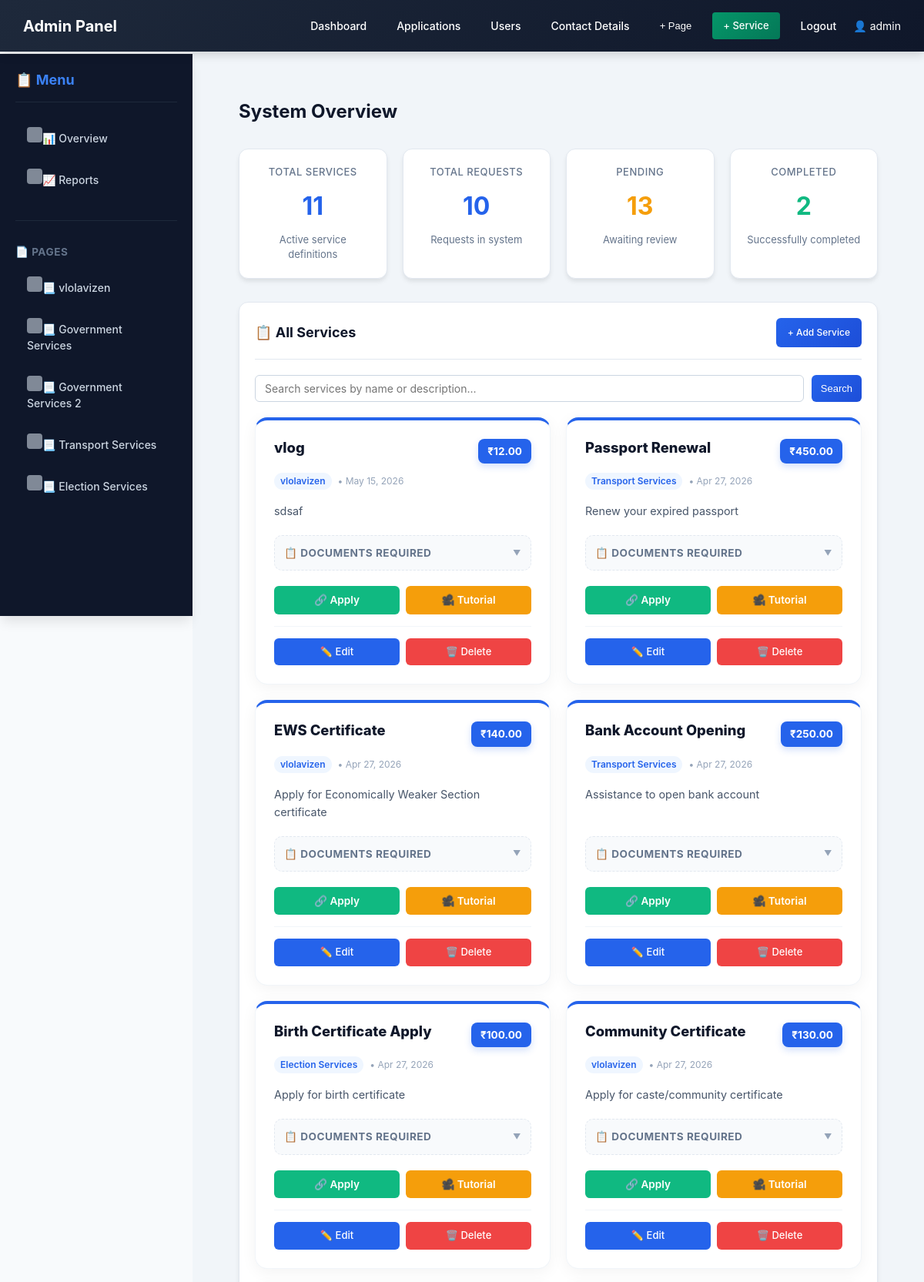
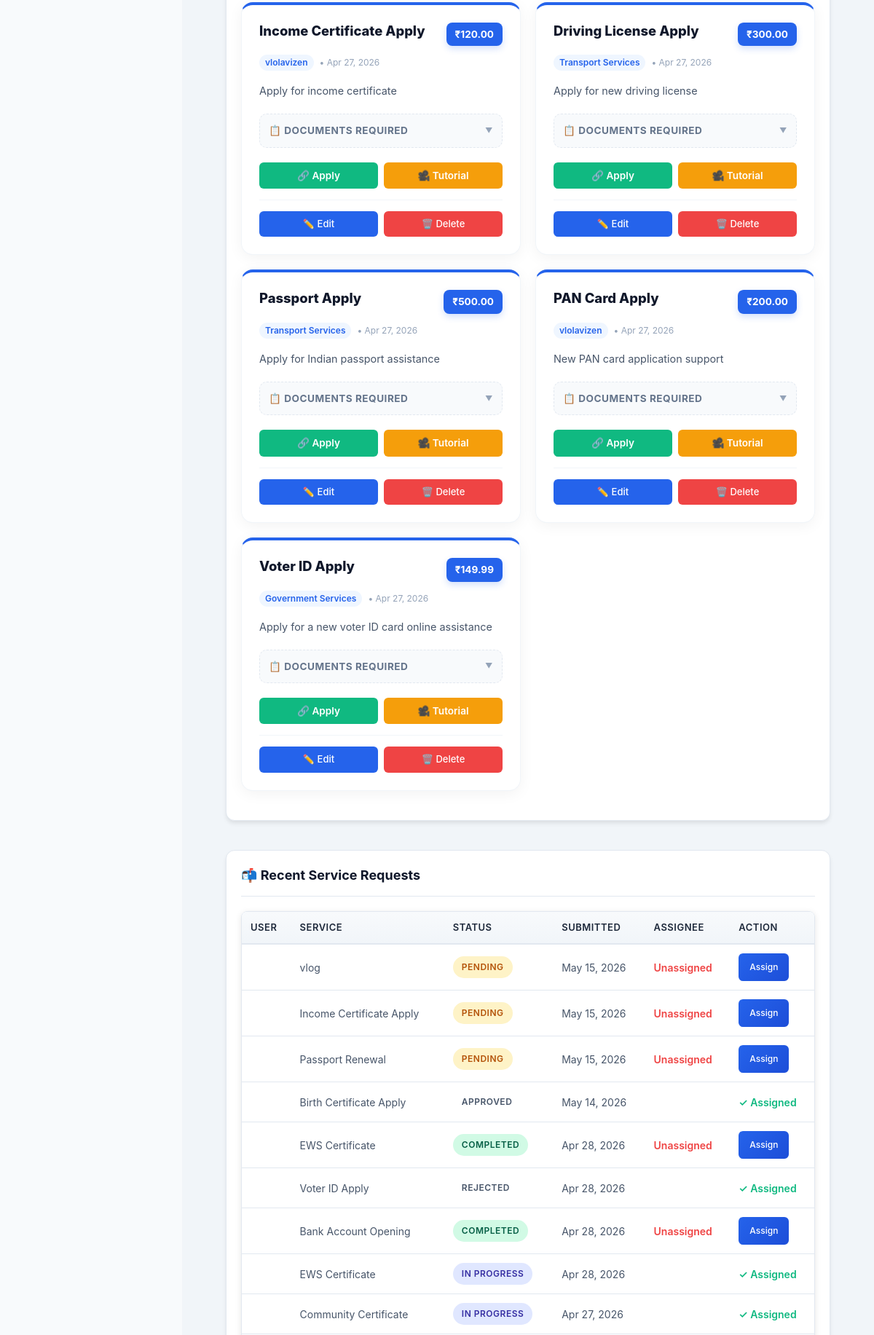
The page /adminsite/dashboard/ (signed in, upper part) on the database its author committed (2 pictures, top to bottom).
### services/models.py (models this page shows, shortened)
class User(AbstractUser):
    ROLE_CHOICES = [
        ('ADMIN', 'Admin'),
        ('AGENT1', 'Agent1'),
        ('AGENT2', 'Agent2'),
        ('USER', 'User'),
    ]
    role = models.CharField(max_length=10, choices=ROLE_CHOICES, default='USER')
    mobile = models.CharField(max_length=15, blank=True, null=True)

class Page(models.Model):
    title = models.CharField(max_length=100)
    description = models.TextField()
    created_at = models.DateTimeField(auto_now_add=True)

class Service(models.Model):
    name = models.CharField(max_length=100)
    description = models.TextField()
    charges = models.DecimalField(max_digits=10, decimal_places=2, default=0.00, help_text="Service charges amount")
    documents_required = models.TextField(blank=True, help_text="List of required documents")
    tutorial_link = models.URLField(blank=True, help_text="YouTube or tutorial video link")
    apply_link = models.URLField(blank=True, help_text="Link to apply for this service")
    minimum_age = models.PositiveSmallIntegerField(default=0, help_text="Minimum age required to apply for this service")
    page = models.ForeignKey('Page', on_delete=models.SET_NULL, null=True, blank=True, related_name='services', help_text="Assign to a specific page")
    created_at = models.DateTimeField(auto_now_add=True)

class ServiceRequest(models.Model):
    STATUS_CHOICES = [
        ('Pending', 'Pending'),
        ('Under Review', 'Under Review'),
        ('In Progress', 'In Progress'),
        ('Approved', 'Approved'),
        ('Rejected', 'Rejected'),
        ('Completed', 'Completed'),
    ]
    user = models.ForeignKey(User, on_delete=models.CASCADE)
    service = models.ForeignKey(Service, on_delete=models.CASCADE)
    full_name = models.CharField(max_length=100, blank=True)
    dob = models.DateField(null=True, blank=True)
    email = models.EmailField(blank=True)
    address = models.TextField(blank=True)
    mobile = models.CharField(max_length=15, blank=True)
    photo = models.FileField(upload_to='requests/photos/', null=True, blank=True)
    aadhaar_card = models.FileField(upload_to='requests/aadhaar/', null=True, blank=True)
    pan_card = models.FileField(upload_to='requests/pan/', null=True, blank=True)
    signature = models.FileField(upload_to='requests/signatures/', null=True, blank=True)
    address_proof = models.FileField(upload_to='requests/address_proof/', null=True, blank=True)
    dynamic_documents = models.JSONField(default=dict, blank=True)
    description = models.TextField(blank=True)
    completed_file = models.FileField(upload_to='requests/completed/', null=True, blank=True)
    status = models.CharField(max_length=20, choices=STATUS_CHOICES, default='Pending')
    assigned_to = models.ForeignKey(User, on_delete=models.SET_NULL, null=True, blank=True, related_name='assigned_requests')
    created_at = models.DateTimeField(auto_now_add=True)
    remarks = models.TextField(blank=True)

### services/views.py (the view)
# urls.py: path('adminsite/dashboard/', views.admin_dashboard, name='admin_dashboard'),
@login_required
@role_required(['ADMIN'])
def admin_dashboard(request):
    services = Service.objects.all().order_by('-id')
    all_requests = ServiceRequest.objects.all().order_by('-created_at')
    pages = Page.objects.all()
    search_query = request.GET.get('search_services')
    if search_query:
        services = services.filter(Q(name__icontains=search_query) | Q(description__icontains=search_query))
    context = {
        'services': services,
        'requests': all_requests[:10],  # Show latest 10 requests
        'total_services': services.count(),
        'total_requests': all_requests.count(),
        'total_users': User.objects.count(),
        'pending_count': all_requests.filter(status='Pending').count(),
        'completed_count': all_requests.filter(status='Completed').count(),
        'search_query_services': search_query, # Pass back for input value
        'pages': pages,
    }
    return render(request, 'admin-site/admin-dashboard.html', context)

### services/templates/admin-site/admin-dashboard.html (shortened to what this page needs)
{% extends 'admin-site/admin_base.html' %}
{% load custom_filters %}
{% block content %}
        <div class="page-content">
            <h2 style="font-size: 24px; font-weight: 700; margin-bottom: 30px; color: #0f172a;">System Overview</h2>
            <div class="stats-container">
                <div class="stat-card">
                    <div class="stat-label">Total Services</div>
                    <div class="stat-value">{{ services.count }}</div>
                    <p style="color: #64748b; font-size: 13px; margin: 0;">Active service definitions</p>
                </div>
                <div class="stat-card">
                    <div class="stat-label">Total Requests</div>
                    <div class="stat-value">{{ requests.count }}</div>
                    <p style="color: #64748b; font-size: 13px; margin: 0;">Requests in system</p>
                </div>
                <div class="stat-card">
                    <div class="stat-label">Pending</div>
                    <div class="stat-value" style="color: #f59e0b;">{{ pending_count|default:'0' }}</div>
                    <p style="color: #64748b; font-size: 13px; margin: 0;">Awaiting review</p>
                </div>
                <div class="stat-card">
                    <div class="stat-label">Completed</div>
                    <div class="stat-value" style="color: #10b981;">{{ completed_count|default:'0' }}</div>
                    <p style="color: #64748b; font-size: 13px; margin: 0;">Successfully completed</p>
                </div>
            </div>
            <div class="card">
                <div class="card-header">
                    <h2 class="card-title">📋 All Services</h2>
                    <a href="{% url 'add_service' %}" class="btn btn-primary btn-sm" style="text-decoration: none;">+ Add Service</a>
                </div>
                <div style="margin-bottom: 20px; display: flex; gap: 10px; align-items: center;">
                    <form method="get" action="{% url 'admin_dashboard' %}" style="display: flex; gap: 10px; width: 100%;">
                        <input type="text" name="search_services" placeholder="Search services by name or description..."
                               value="{{ search_query_services|default:'' }}"
                               style="flex-grow: 1; padding: 8px 12px; border: 1px solid #cbd5e1; border-radius: 6px;">
                        <button type="submit" class="btn btn-small" style="background-color: #2563eb;">Search</button>
                    </form>
                </div>
                {% if services %}
                <div style="display: grid; grid-template-columns: repeat(auto-fill, minmax(300px, 1fr)); gap: 20px; margin-bottom: 20px;">
                    {% for service in services %}
                    <div style="background: white; border-radius: 16px; padding: 24px; box-shadow: 0 4px 20px rgba(0,0,0,0.05); border: 1px solid #f1f5f9; border-top: 4px solid #2563eb; display: flex; flex-direction: column; transition: all 0.3s cubic-bezier(0.4, 0, 0.2, 1);"
                         onmouseover="this.style.transform='translateY(-8px)'; this.style.boxShadow='0 20px 25px -5px rgba(0, 0, 0, 0.1), 0 10px 10px -5px rgba(0, 0, 0, 0.04)';"
                         onmouseout="this.style.transform='translateY(0)'; this.style.boxShadow='0 4px 20px rgba(0,0,0,0.05)';">
                        <div style="display: flex; justify-content: space-between; align-items: flex-start; margin-bottom: 12px;">
                            <h3 style="margin: 0; color: #0f172a; font-size: 1.15rem; font-weight: 800; line-height: 1.3;">{{ service.name }}</h3>
                            <span style="background: #2563eb; color: white; font-weight: 700; padding: 6px 12px; border-radius: 8px; font-size: 0.85rem; box-shadow: 0 4px 10px rgba(37, 99, 235, 0.2);">₹{{ service.charges }}</span>
                        </div>
                        <div style="display: flex; align-items: center; gap: 8px; margin-bottom: 16px;">
                            <span style="font-size: 0.75rem; color: #2563eb; background: #eff6ff; padding: 2px 8px; border-radius: 20px; font-weight: 600;">{{ service.page.title|default:"General" }}</span>
                            <span style="font-size: 0.75rem; color: #94a3b8;">• {{ service.created_at|date:"M d, Y" }}</span>
                        </div>
                        <p style="color: #475569; font-size: 0.9rem; line-height: 1.6; margin-bottom: 20px; flex-grow: 1;">{{ service.description|truncatewords:20 }}</p>
                        {% if service.documents_required %}
                        <details style="background: #f8fafc; padding: 12px; border-radius: 10px; margin-bottom: 20px; border: 1px dashed #e2e8f0; cursor: pointer; transition: all 0.3s;">
                            <summary style="font-size: 0.85rem; color: #64748b; text-transform: uppercase; letter-spacing: 0.5px; font-weight: 700; list-style: none; display: flex; justify-content: space-between; align-items: center;">
                                <span>📋 Documents Required</span>
                                <span style="font-size: 10px; color: #94a3b8;">▼</span>
                            </summary>
                        </details>
                        {% endif %}
                        <div style="display: flex; gap: 8px; margin-bottom: 15px;">
                            {% if service.apply_link %}<a href="{{ service.apply_link }}" target="_blank" style="flex: 1; text-align: center; background: #10b981; color: white; text-decoration: none; padding: 8px; border-radius: 6px; font-size: 0.85rem; font-weight: 600;">🔗 Apply</a>{% endif %}
                            {% if service.tutorial_link %}<a href="{{ service.tutorial_link }}" target="_blank" style="flex: 1; text-align: center; background: #f59e0b; color: white; text-decoration: none; padding: 8px; border-radius: 6px; font-size: 0.85rem; font-weight: 600;">🎥 Tutorial</a>{% endif %}
                        </div>
                        <div style="display: flex; gap: 8px; border-top: 1px solid #f1f5f9; padding-top: 15px;">
                            <a href="{% url 'edit_service' service.id %}" class="btn" style="background: #2563eb; color: white; text-decoration: none; font-size: 13px; padding: 8px 12px; flex: 1; text-align: center;">✏️ Edit</a>
                            <a href="{% url 'delete_service' service.id %}" class="btn" style="background: #ef4444; color: white; text-decoration: none; font-size: 13px; padding: 8px 12px; flex: 1; text-align: center;" onclick="return confirm('Are you sure?');">🗑️ Delete</a>
                        </div>
                    </div>
                    {% endfor %}
                </div>
                {% endif %}
            </div>
            <div class="card" style="margin-top: 40px;">
                <div class="card-header">
                    <h2 class="card-title">📬 Recent Service Requests</h2>
                </div>
                <div class="table-wrapper">
                    <table>
                        <thead>
                            <tr>
                                <th>User</th>
                                <th>Service</th>
                                <th>Status</th>
                                <th>Submitted</th>
                                <th>Assignee</th>
                                <th>Action</th>
                            </tr>
                        </thead>
                        <tbody>
                            {% for request in requests %}
                            <tr>
                                <td><strong>{{ request.user.get_full_name }}</strong></td>
                                <td>{{ request.service.name }}</td>
                                <td><span class="badge status-{{ request.status|lower|slugify }}">{{ request.status }}</span></td>
                                <td>{{ request.created_at|date:'M d, Y' }}</td>
                                <td>{% if request.assigned_to %}{{ request.assigned_to.first_name }}{% else %}<span style="color: #ef4444; font-weight: 600;">Unassigned</span>{% endif %}</td>
                                <td>
                                    {% if not request.assigned_to %}
                                        <a href="{% url 'assign_request' request.id %}" class="btn btn-primary btn-sm" style="text-decoration: none;">Assign</a>
                                    {% else %}
                                        <span style="color: #10b981; font-weight: 600;">✓ Assigned</span>
                                    {% endif %}
                                </td>
                            </tr>
                            {% empty %}
                            <tr>
                                <td colspan="6" style="text-align: center; padding: 30px; color: #64748b;">No requests found.</td>
                            </tr>
                            {% endfor %}
                        </tbody>
                    </table>
                </div>
            </div>
        </div>
{% endblock %}

### services/templates/admin-site/admin_base.html (shortened to what this page needs)
{% load static %}
<!DOCTYPE html>
<html lang="en">
<head>
    <link rel="stylesheet" href="{% static 'services/css/style.css' %}">
</head>
<body>
<div class="top-navbar">
    <div class="navbar-left">
        <a href="{% url 'admin_dashboard' %}" class="navbar-brand">Admin Panel</a>
    </div>
    <div class="nav-links" id="navLinks">
        <a href="{% url 'admin_dashboard' %}">Dashboard</a>
        <a href="{% url 'apply_details' %}">Applications</a>
        <a href="{% url 'user_details' %}">Users</a>
        <a href="{% url 'admin_contact_messages' %}">Contact Details</a>
        <button class="btn btn-small" onclick="openAddPageModal()">+ Page</button>
        <a href="{% url 'add_service' %}" class="btn btn-add-service btn-small">+ Service</a>
        <a href="{% url 'logout' %}">Logout</a>
    </div>
    <div class="navbar-right">
        👤 {{ user.username }}
    </div>
</div>
<div class="dashboard-container">
    <aside class="sidebar" id="sidebar">
        <div class="sidebar-header">📋 Menu</div>
        {% if request.resolver_match.url_name == 'admin_dashboard' %}
        <div class="sidebar-menu">
            <a href="{% url 'admin_dashboard' %}">📊 Overview</a>
            <a href="#">📈 Reports</a>
        </div>
        {% endif %}
        <div class="sidebar-menu" style="margin-top: 30px; border-top: 1px solid #1e293b; padding-top: 15px;">
            <h4>📄 Pages</h4>
            {% if pages %}
                {% for p in pages %}
                    <a href="{% url 'view_custom_page' p.id %}">📃 {{ p.title }}</a>
                {% endfor %}
            {% else %}
                <p style="color: #64748b; font-size: 13px; margin: 5px 0; padding: 10px 0;">No pages yet</p>
            {% endif %}
        </div>
    </aside>
    <div class="main-content">
        {% block content %}{% endblock %}
    </div>
</div>
</body>
</html>

### rows shown on the page
User: username "admin"
Page: title "vlolavizen"
Page: title "Government Services"
Page: title "Government Services 2"
Page: title "Transport Services"
Page: title "Election Services"
Service: name "vlog", charges "12.00", page "vlolavizen", created_at "May 15, 2026", description "sdsaf"
Service: name "Passport Renewal", charges "450.00", page "Transport Services", created_at "Apr 27, 2026", description "Renew your expired passport"
Service: name "EWS Certificate", charges "140.00", page "vlolavizen", created_at "Apr 27, 2026", description "Apply for Economically Weaker Section certificate"
Service: name "Bank Account Opening", charges "250.00", page "Transport Services", created_at "Apr 27, 2026", description "Assistance to open bank account"
Service: name "Birth Certificate Apply", charges "100.00", page "Election Services", created_at "Apr 27, 2026", description "Apply for birth certificate"
Service: name "Community Certificate", charges "130.00", page "vlolavizen", created_at "Apr 27, 2026", description "Apply for caste/community certificate"
Service: name "Income Certificate Apply", charges "120.00", page "vlolavizen", created_at "Apr 27, 2026", description "Apply for income certificate"
Service: name "Driving License Apply", charges "300.00", page "Transport Services", created_at "Apr 27, 2026", description "Apply for new driving license"
Service: name "Passport Apply", charges "500.00", page "Transport Services", created_at "Apr 27, 2026", description "Apply for Indian passport assistance"
Service: name "PAN Card Apply", charges "200.00", page "vlolavizen", created_at "Apr 27, 2026", description "New PAN card application support"
Service: name "Voter ID Apply", charges "149.99", page "Government Services", created_at "Apr 27, 2026", description "Apply for a new voter ID card online assistance"
ServiceRequest: service.name "vlog", status "PENDING", created_at "May 15, 2026", shows "Unassigned", shows "Assign"
ServiceRequest: service.name "Income Certificate Apply", status "PENDING", created_at "May 15, 2026", shows "Unassigned", shows "Assign"
ServiceRequest: service.name "Passport Renewal", status "PENDING", created_at "May 15, 2026", shows "Unassigned", shows "Assign"
ServiceRequest: service.name "Birth Certificate Apply", status "APPROVED", created_at "May 14, 2026", shows "✓ Assigned"
ServiceRequest: service.name "EWS Certificate", status "COMPLETED", created_at "Apr 28, 2026", shows "Unassigned", shows "Assign"
ServiceRequest: service.name "Voter ID Apply", status "REJECTED", created_at "Apr 28, 2026", shows "✓ Assigned"
ServiceRequest: service.name "Bank Account Opening", status "COMPLETED", created_at "Apr 28, 2026", shows "Unassigned", shows "Assign"
ServiceRequest: service.name "EWS Certificate", status "IN PROGRESS", created_at "Apr 28, 2026", shows "✓ Assigned"
ServiceRequest: service.name "Community Certificate", status "IN PROGRESS", created_at "Apr 27, 2026", shows "✓ Assigned"

### other values the page prints
{{ services.count }} "11"
{{ requests.count }} "10"
{{ pending_count|default:'0' }} "13"
{{ completed_count|default:'0' }} "2"
